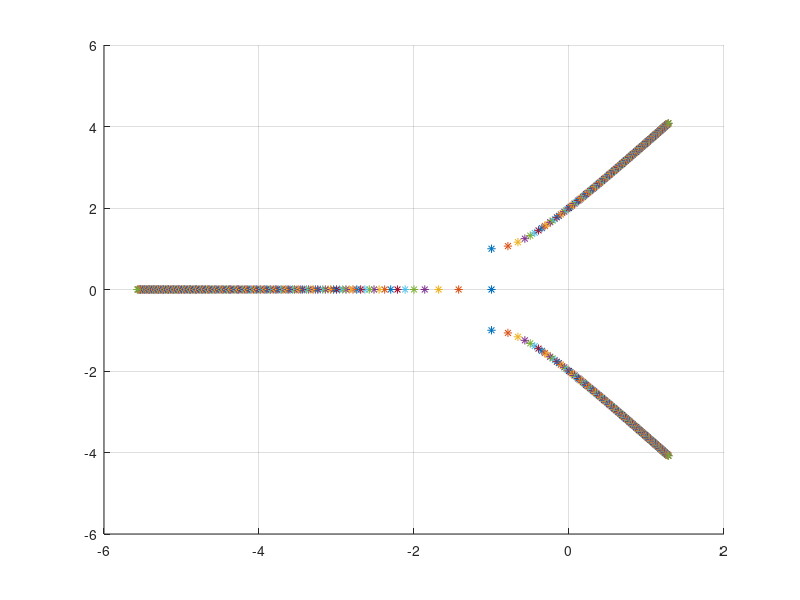

Write MATLAB code to recreate this figure.
close all
clear all
clc

kV = 0:0.5:100;
figure; hold on;
for k = kV
    r = roots([1, 3, 4, 2 + k]);
    plot(real(r), imag(r), '*')
end
grid on 